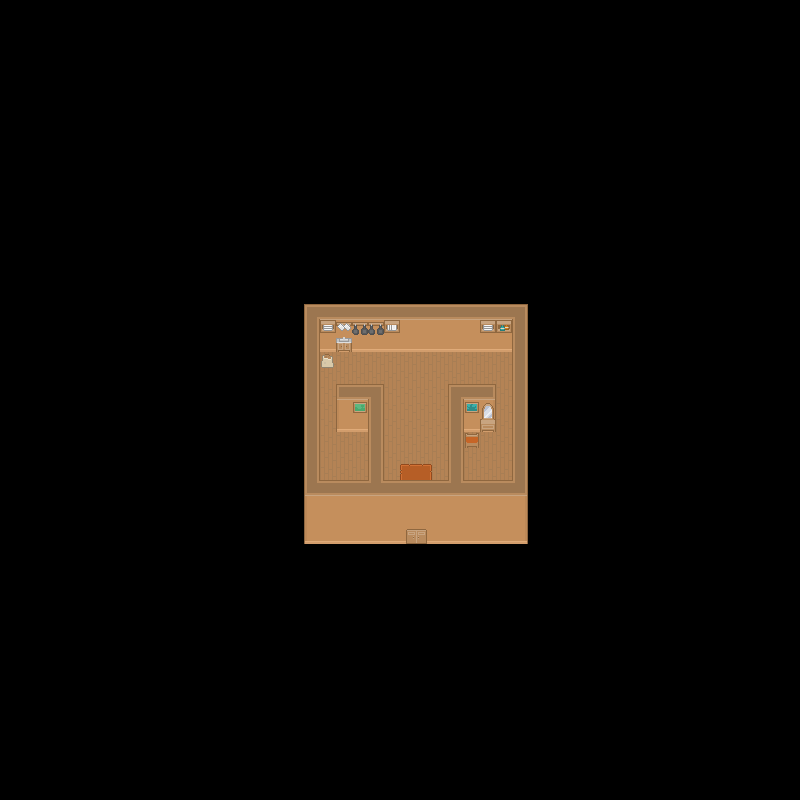

This game map was drawn from its Tiled (.tmx) file and the tilesets committed beside it. A one-line description and the trimmed map source follow:
An orthogonal 50x50 tile map with 16x16 px tiles, 6 tile layers (ground, WALL, top wall, path, ...) and 16 objects (ConquestOfAlengor.tmx).

<map version="1.2" tiledversion="1.2.1" orientation="orthogonal" renderorder="right-down" width="50" height="50" tilewidth="16" tileheight="16" infinite="0" nextlayerid="14" nextobjectid="25">
 <tileset firstgid="1" source="rrrroguelikeSheet_transparent.tsx" />
 <layer id="1" name="ground" width="50" height="50">
  <data>[2500 cells, 120 non-empty, 1 distinct tile ids]</data>
 </layer>
 <layer id="2" name="WALL" width="50" height="50">
  <data>[2500 cells, 79 non-empty, 8 distinct tile ids]</data>
 </layer>
 <layer id="3" name="top wall" width="50" height="50">
  <data>[2500 cells, 62 non-empty, 9 distinct tile ids]</data>
 </layer>
 <layer id="4" name="path" width="50" height="50">
  <data>[2500 cells, 2 non-empty, 2 distinct tile ids]</data>
 </layer>
 <layer id="5" name="Doors" width="50" height="50">
  <data>[2500 cells, 4 non-empty, 3 distinct tile ids]</data>
 </layer>
 <layer id="6" name="decoration" width="50" height="50">
  <data>[2500 cells, 12 non-empty, 10 distinct tile ids]</data>
 </layer>
 <objectgroup id="8" name="COLLISION_LAYER">
  <object id="9" x="447.667" y="384.333" width="15.6667" height="111.333" />
  <object id="10" x="462.667" y="384.333" width="33" height="43" />
  <object id="11" x="303.667" y="479.333" width="224" height="15.6667" />
  <object id="12" x="511.667" y="304.667" width="15.6667" height="175.333" />
  <object id="13" x="304.667" y="304.667" width="206.667" height="46.3333" />
  <object id="14" x="304.333" y="350" width="15" height="144.667" />
  <object id="15" x="336" y="384.667" width="47.3333" height="47" />
  <object id="16" x="367.333" y="431" width="16.3333" height="49.3333" />
 </objectgroup>
 <objectgroup id="10" name="ITEM_LAYER">
  <object id="18" x="320.333" y="356" width="13" height="11.6667" />
  <object id="19" x="335" y="350.667" width="17.3333" height="2" />
  <object id="20" x="352.667" y="351" width="31" height="2.66667" />
  <object id="21" x="384" y="351" width="14.6667" height="3.33333" />
  <object id="22" x="465.667" y="432.667" width="12.6667" height="14.6667" />
  <object id="23" x="479.333" y="427.667" width="16" height="5" />
  <object id="24" x="480.333" y="351" width="30.6667" height="4" />
 </objectgroup>
 <objectgroup id="12" name="NPC_SPAWN_LAYER" />
 <objectgroup id="13" name="PLAYER_SPAWN_LAYER" />
 <objectgroup id="9" name="DOORWAY_LAYER">
  <object id="17" name="ConquestOfAlengor.tmx" x="400" y="472.667" width="31.3333" height="7" />
 </objectgroup>
</map>
